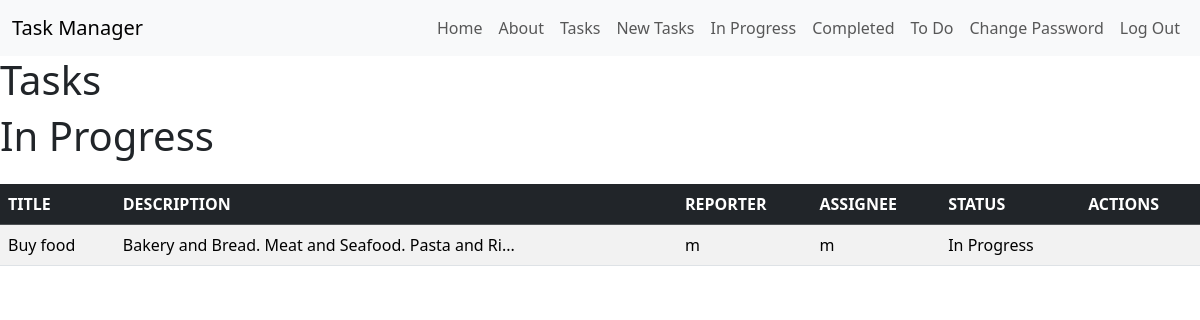
Page /tasks/inprogress/ (signed in) on the committed database.
### tasks/models.py (models this page shows, shortened)
class Task(models.Model):
    summary = models.CharField(max_length=128)
    description = models.TextField()
    reporter = models.ForeignKey(get_user_model(), on_delete=models.CASCADE)
    assignee = models.ForeignKey(
            get_user_model(),
            on_delete=models.CASCADE,
            related_name="assignee"
    )
    class Status(models.IntegerChoices):
        TODO = 0,("To Do")
        INPROGRESS = 1, ("In Progress")
        COMPLETED = 2, ("Completed")
    status = models.IntegerField(default=Status.TODO, choices=Status.choices)

### tasks/views.py (the view)
# urls.py: path("inprogress/", views.InProgressListView.as_view(), name="inprogress"),
class InProgressListView(LoginRequiredMixin, ListView):
    template_name = "tasks/inprogress_list.html"
    model = Task
    context_object_name = "inprogress"
    def get_queryset(self):
        return Task.objects.filter(status=1)

### templates/tasks/inprogress_list.html (shortened to what this page needs)
{% extends 'base.html' %}
{% block content %}
<h1> Tasks </h1>
<h1>
    {% if label %}
        {{ label }}
    {% else %}
        In Progress
    {% endif %}
</h1>
<table class="table table-striped table-hover my-4">
    <thead class="table-dark">
        <tr>
            <th>TITLE</th>
            <th>DESCRIPTION</th>
            <th>REPORTER</th>
            <th>ASSIGNEE</th>
            <th>STATUS</th>
            <th>ACTIONS</th>
        </tr>
    </thead>
    {% if inprogress %}
        <tbody>
            {% for task in inprogress %}
            <tr>
                <td>{{ task.summary }}</td>
                <td>{{ task.description|slice:":50" }}...</td>
                <td>{{ task.reporter.username }}</td>
                <td>{{ task.assignee.username }}</td>
                <td>{{ task.get_status_display }}</td>
                <td>
                </td>
            </tr>
            {% endfor %}
        </tbody>
    {% else %}
        <h5 class="text-center">There are no tasks at the moment</h5>
    {% endif %}
</table>
{% endblock content %}

### rows in the picture
Task: summary "Buy food", description "Bakery and Bread. Meat and Seafood. Pasta and Ri", reporter.username "m", assignee.username "m", status "In Progress"
